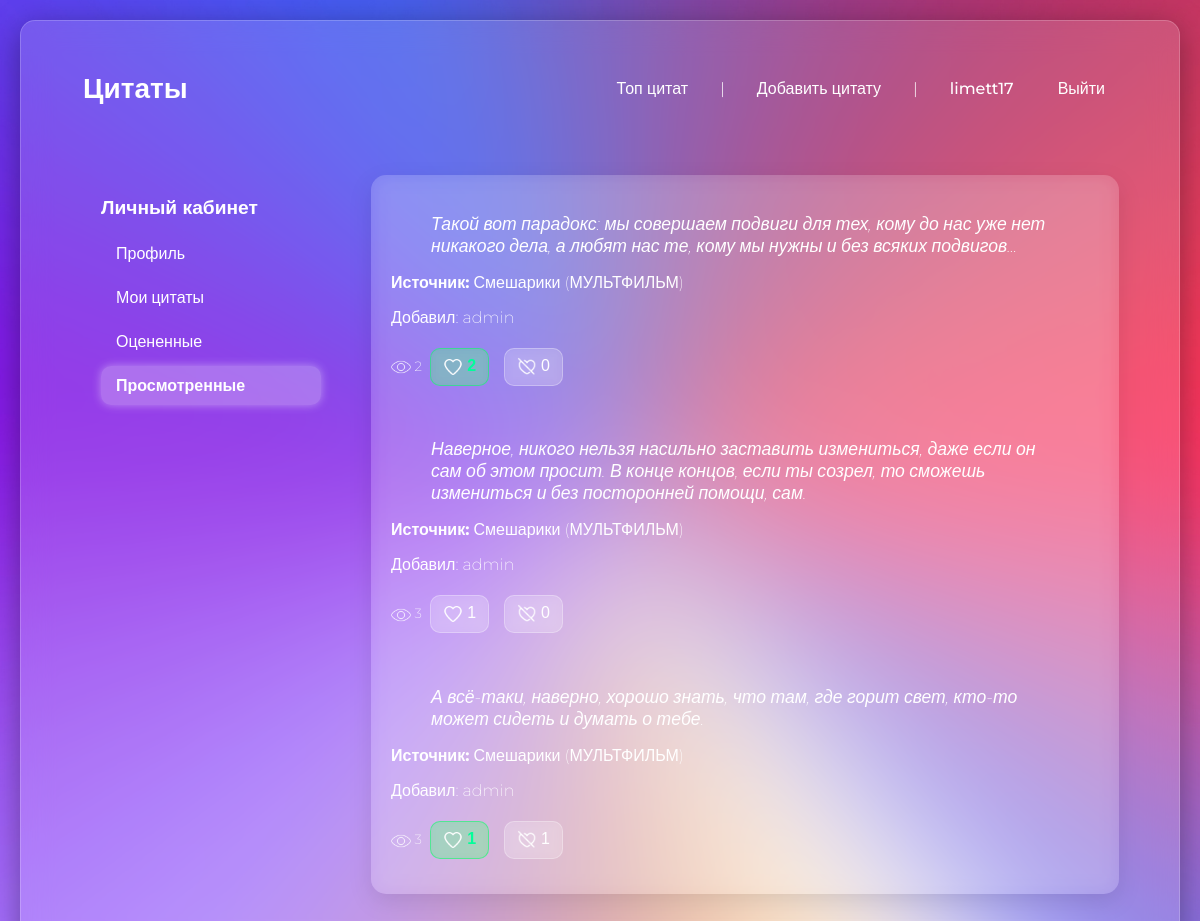
The page /profile/history (signed in) on the database its author committed.
### main/models.py (models this page shows)
class Quote(models.Model):
    source = models.ForeignKey(Source, on_delete=models.CASCADE)
    quote = models.TextField()
    likes = models.PositiveIntegerField(default=0)
    dislikes = models.PositiveIntegerField(default=0)
    views = models.PositiveIntegerField(default=0)
    prob_rate = models.PositiveIntegerField(default=-1)
    author = models.ForeignKey(User, on_delete=models.CASCADE)
    timestamp = models.DateTimeField(auto_now_add=True)

class Source(models.Model):
    SOURCE_TYPES = (
        ('КНИГА', 'Книга'),
        ('МУЗЫКА', 'Музыка'),
        ('ФИЛЬМ', 'Фильм'),
        ('СЕРИАЛ', 'Сериал'),
        ('МУЛЬТФИЛЬМ', 'Мультфильм'),
        ('ДРУГОЕ', 'Другое'),
    )
    name = models.CharField(max_length=200)
    type = models.CharField(max_length=20, choices=SOURCE_TYPES, default='OTHER')
    class Meta:
        unique_together = ('name', 'type')

### main/views.py (the view)
# urls.py: path('profile/history', views.my_history, name='my_history'),
@login_required
def my_history(request):
    viewed = ViewCount.objects.filter(user=request.user).select_related("quote").order_by("-timestamp")
    quotes = [r.quote for r in viewed]
    ratings = RatingCount.objects.filter(user=request.user, quote__in=quotes)
    ratings_dict = {r.quote_id: r.value for r in ratings}
    return render(request, "profile_templates/my_history.html", {
        "quotes": quotes,
        "top_ratings": ratings_dict,
    })

### main/templatetags/ratings_extras.py (called while the page is built)
@register.filter
def get_rating(ratings_dict, quote_id):
    return ratings_dict.get(quote_id)

### templates/profile_templates/my_history.html (shortened to what this page needs)
{% extends "profile_templates/profile.html" %}
{% load ratings_extras %}
{% load static %}
{% block info %}
    <ul class="quote-list">
    {% for quote in quotes %}
        <li>
            <blockquote>{{ quote.quote }}</blockquote>
            <p><strong>Источник:</strong> {{ quote.source.name }} ({{ quote.source.type }})</p>
            <p>Добавил: {{ quote.author.username }}</p>
            <div id="rating-buttons-{{ quote.id }}">
                <small><img src="{% static "img/ico/eye-32.ico" %}" class="ico"> {{ quote.views }} </small>
                <button class="like-btn {% if top_ratings|get_rating:quote.id == 1 %} active {% endif %}" onclick="rateQuote({{ quote.id }}, 1)">
                    <img src="{% static 'img/ico/like-heart2.png' %}" alt='like'>
                    <span id="like-count-{{ quote.id }}">{{ quote.likes }}</span>
                </button>
                <button  class="dislike-btn {% if top_ratings|get_rating:quote.id == -1 %} active {% endif %}" onclick="rateQuote({{ quote.id }}, -1)">
                    <img src="{% static 'img/ico/dislike-heart.png' %}" alt='dislike'>
                    <span id="dislike-count-{{ quote.id }}">{{ quote.dislikes }}</span>
                </button>
            </div>
        </li>
    {% empty %}
        <li>Вы пока не просмотрели ни одной цитаты.</li>
    {% endfor %}
    </ul>
{% endblock %}

### templates/index.html (shortened to what this page needs)
<!DOCTYPE html>
{% load static %}
<html lang="ru">
<head>
    <link rel="stylesheet" href="{% static 'css/style.css' %}">
</head>
<body>
<div class="container wrapper">
<header>
    <a href="/"><h1> Цитаты</h1></a>
        <nav>
            <a href="/top">Топ цитат</a> |
            {% if user.is_authenticated %}
                <a href="/add">Добавить цитату</a> |
                <a href="{% url 'profile' %}" >{{ user.username }}</a>
                <a href="{% url 'logout' %}" id="logout-link">Выйти</a>
            {% else %}
            <a href="/login">Войти</a> |
            <a href="/signup">Зарегистрироваться</a>
            {% endif %}
        </nav>
    </header>
    <div >
        {% block content %}
        {% endblock %}
    </div>
</div>
</body>
</html>

### static/css/style.css (style rules this page uses)
body { background-image: url("../img/gradient.jpg"); background-size: cover; background-position: center; background-repeat: no-repeat; min-height: 100vh; margin: 20px; display: flex; justify-content: center; align-items: center; font-family: 'Montserrat', sans-serif; font-weight: 200; color: white; flex-direction: column; }
.wrapper { background: rgba(255, 255, 255, 0.15); backdrop-filter: blur(15px); border-radius: 15px; border: 1px solid rgba(255, 255, 255, 0.2); padding: 30px; width: 100%; max-width: 1200px; box-shadow: 0 8px 32px 0 rgba(0, 0, 0, 0.37); box-sizing: border-box; }
button.like-btn, button.dislike-btn { background: rgba(255, 255, 255, 0.15); border: 1px solid rgba(255, 255, 255, 0.3); border-radius: 10px; backdrop-filter: blur(5px); padding: 8px 12px; margin: 5px; color: white; font-weight: 500; cursor: pointer; transition: all 0.3s ease; font-size: 16px; }
button.like-btn.active { background: rgba(50, 255, 100, 0.3); color: #00ff99; font-weight: bold; border-color: rgba(0, 255, 100, 0.5); }
.ico { width: 20px; height: 20px; vertical-align: middle; }
button img { width: 20px; height: 20px; vertical-align: middle; }
header { position: sticky; top: 0; display: flex; justify-content: space-between; align-items: center; padding: 20px 32px; margin-bottom: 20px; color: white; font-family: 'Montserrat', sans-serif; font-weight: 300; }
header a { text-decoration: none; }
header h1 { font-size: 28px; font-weight: bold; margin: 0; color: white; }
header nav { display: flex; gap: 20px; align-items: center; flex-wrap: wrap; padding-left: 30px; }
header nav a { text-decoration: none; color: white; font-weight: 500; padding: 6px 12px; border-radius: 8px; transition: background 0.3s ease; }
blockquote { font-size: 1.1rem; font-style: italic; margin-bottom: 10px; }
ul.quote-list { list-style: none; padding: 0; margin: 0 auto; max-width: 900px; display: flex; flex-direction: column; gap: 20px; }

### rows shown on the page
Quote: quote "Такой вот парадокс: мы совершаем подвиги для тех, кому до нас уже нет никакого дела, а любят нас те, кому мы нужны и без всяких подвигов...", source.name "Смешарики", source.type "МУЛЬТФИЛЬМ", author.username "admin", views "2", dislikes "0"
Quote: quote "Наверное, никого нельзя насильно заставить измениться, даже если он сам об этом просит. В конце концов, если ты созрел, то сможешь измениться и без посторонней помощи, сам.", source.name "Смешарики", source.type "МУЛЬТФИЛЬМ", author.username "admin", views "3", likes "1", dislikes "0"
Quote: quote "А всё-таки, наверно, хорошо знать, что там, где горит свет, кто-то может сидеть и думать о тебе.", source.name "Смешарики", source.type "МУЛЬТФИЛЬМ", author.username "admin", views "3", likes "1", dislikes "1"

### other values the page prints
{{ user.username }} "limett17"
